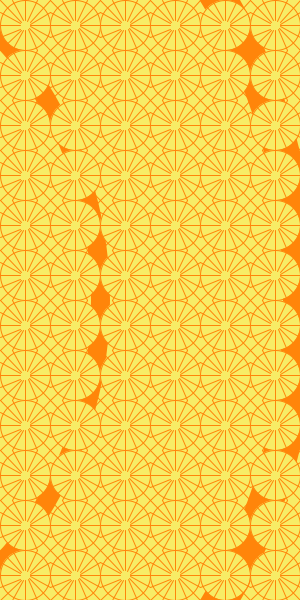
Frame 1 (no input)
Frame 60 (the mouse pressed at the canvas centre just before this capture): identical to frame 1, image omitted
Frame 120 (the mouse held since frame 60 and released just before this capture): identical to frame 1, image omitted

The Processing sketch that drew this single still picture (run headless with seeded random() and noise(); from frame 60 on, the mouse is pressed at the canvas centre):

// Processing sketch: processing_24236
// ── processing_24236.pde


int patternSeperationX = 50;
int patternSeperationY = 50;

void setup(){
  size(300,600);
  smooth();
  background(247,236,102,56);
   stroke(255,133,10);
    strokeWeight(19);
    noFill();
    ellipse(-300,300,800,800);
    strokeWeight(35);
    ellipse(-300,300,1200,1200);
    strokeWeight(1);
   
    
    for(int i = 0; i < width/patternSeperationX; i++){
      for(int j = 0; j < height/patternSeperationY; j++){
        pushMatrix();
        translate(i*patternSeperationX, j*patternSeperationY);
        yourFunction();
        popMatrix();
      }
  }
   
}
 
 
 void draw()
 {
 }
 
 void yourFunction(){
   stroke(255,133,10);
   fill(247,236,102);
   ellipse (25,25,50,50);
   line(0,0,21,22);
   line(12.5,0,23,20);
   line(25,0,25,20);
   line(37.5,0,27,21);
   line(50,0,30,22);
   line(30,24,50,12.5);
   line(30,25,50,25);
   line(30,26,50,37.5);
   line(29,28,50,50);
   line(28,29,37.5,50);
   line(25,30,25,50);
   line(23,30,12.5,50);
   line(0,50,21,30);
   line(20,29,0,37.5);
   line(0,25,20,25);
   line(0,12.5,20,23);
   
   
   
 }
   
